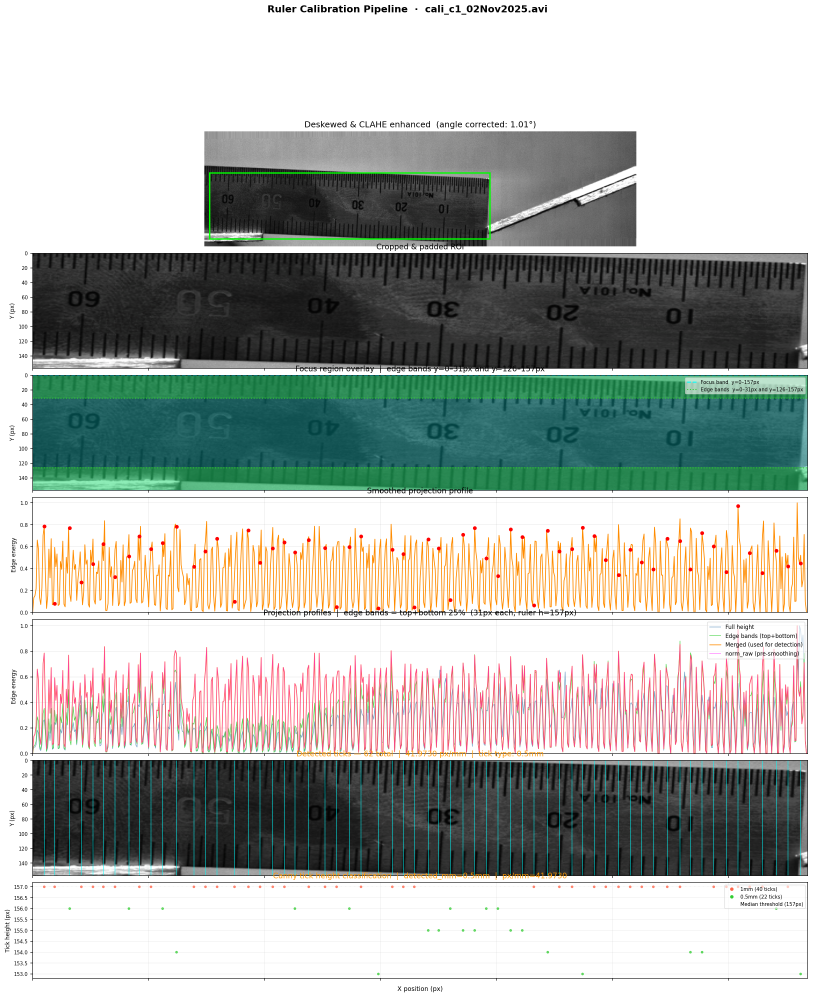
#> input picture automate_ruler_calibration/cali_c1_02Nov2025_pipeline_summary.png, 2437 x 2992 px (shown at 1/3 size)
$ python -i ruler_calibration_v4.py   (imports and definitions only)   (older library calls are emulated)
#> lines starting #> are read from the running program, lines starting #| are printed output that depends on the picture
# May 18, 2026
# Sophie Hanson
# Claude Code


"""
ruler_calibration.py
====================
Automated ruler digitization pipeline to compute pixels-per-mm.

Run this code AFTER training YOLO model (or use pre-trained YOLO model)
  1. yolo_extract_frames.py
  2. convert_yolo_labels.py
  3. create ruler.yaml config file within "yolo_dataset"
  4. train_yolo.py

Pipeline steps:
  1. Load & preprocess image
  2. Detect ruler angle via Hough lines → deskew
  3. Detect ruler ROI using YOLO object detection model → crop + inward pad
  4. Assess focus region via Laplacian variance
  5. Detect tick marks via edge projection profile
  6. Cluster tick spacings (major/minor) → compute px/mm
  7. Compute composite confidence score
  8. Produce debug visualisations at every step

Usage:
  python "ruler_calibration.py"
  or
  python ruler_calibration.py --image path/to/ruler.jpg [--output debug_out/] [--dpi 96]

Dependencies:
  pip install opencv-python numpy scipy matplotlib scikit-learn
  pip install ultralytics labelme # for YOLO object detection
"""

import argparse
import sys
import os
import warnings
from pathlib import Path

import cv2
import numpy as np
import matplotlib
# [1 line not run here, left out]
import matplotlib.pyplot as plt
import matplotlib.patches as patches
from matplotlib.gridspec import GridSpec
from scipy.signal import find_peaks, savgol_filter
from scipy.stats import variation
from sklearn.cluster import KMeans

# [1 line not run here, left out]

# ──────────────────────────────────────────────────────────────────────────────
# Helpers
# ──────────────────────────────────────────────────────────────────────────────

def save_fig(fig, output_dir: Path, name: str):
    path = output_dir / name
    fig.savefig(path, dpi=150, bbox_inches="tight")
    plt.close(fig)
    print(f"  [debug] saved → {path}")


def bgr2rgb(img):
    return cv2.cvtColor(img, cv2.COLOR_BGR2RGB)


# [4 lines left out: function to_gray, not called in this run]


# ──────────────────────────────────────────────────────────────────────────────
# Step 1 – Load & preprocess
# ──────────────────────────────────────────────────────────────────────────────

def load_image(image_path: str, frame_index: int = 0):
    """
    Load a single frame from an AVI (or any video), or a plain image file.
    For a single-frame AVI, frame_index=0 is always correct.
    """
#> called with image_path = 'cali_c1_02Nov2025_pipeline_summary.png', frame_index = 0
    VIDEO_EXTS = {".avi", ".mp4", ".mov", ".mkv", ".wmv", ".m4v"}
    ext = Path(image_path).suffix.lower()

    if ext in VIDEO_EXTS:
        cap = cv2.VideoCapture(image_path)
        if not cap.isOpened():
            raise FileNotFoundError(f"Cannot open video: {image_path}")
        total_frames = int(cap.get(cv2.CAP_PROP_FRAME_COUNT))
        cap.set(cv2.CAP_PROP_POS_FRAMES, frame_index)
        ret, img = cap.read()
        cap.release()
        if not ret or img is None:
            raise ValueError(
                f"Could not read frame {frame_index} from '{image_path}' "
                f"(total frames: {total_frames})"
            )
        print(f"[1] Loaded AVI frame {frame_index}/{total_frames-1} — "
              f"{img.shape[1]}×{img.shape[0]} px")
    else:
        img = cv2.imread(image_path)
#> img is the input picture: shape (2992, 2437, 3); mean B, G, R 172.3, 177.3, 172.9
        if img is None:
            raise FileNotFoundError(f"Cannot read image: {image_path}")
        print(f"[1] Loaded image {img.shape[1]}×{img.shape[0]} px")
#| [1] Loaded image 2437×2992 px

    return img


def preprocess(img):
    """CLAHE on luminance channel to boost low-contrast rulers."""
    lab = cv2.cvtColor(img, cv2.COLOR_BGR2LAB)
#> lab: shape (2992, 2437, 3); mean of channels 0, 1, 2 179.6, 126.4, 130.6
    l, a, b = cv2.split(lab)
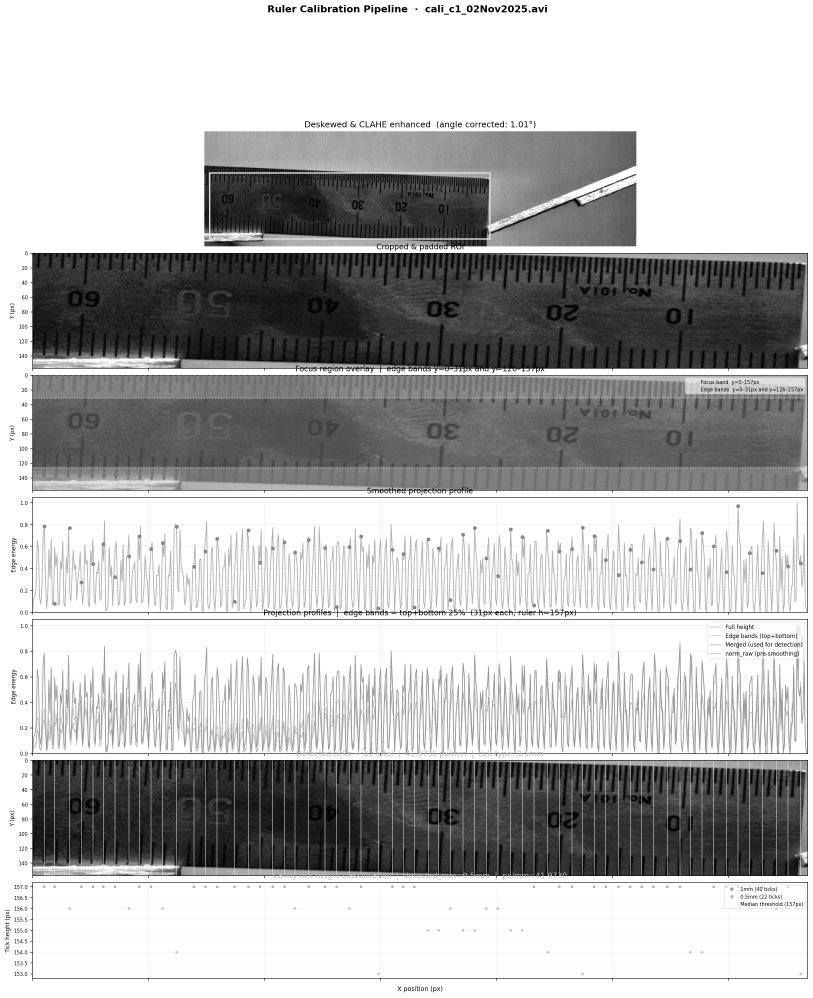
#> l: shape (2992, 2437) (shown at 1/3 size); min 0, max 255, mean 179.6
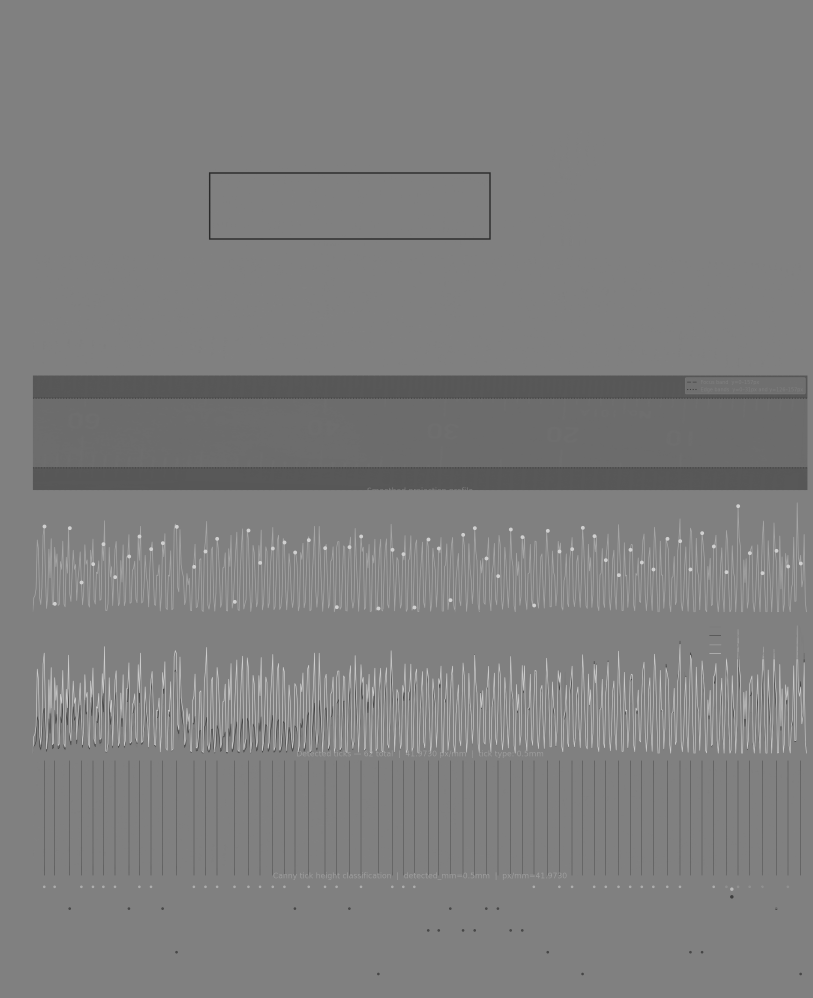
#> a: shape (2992, 2437) (shown at 1/3 size); min 42, max 208, mean 126.4
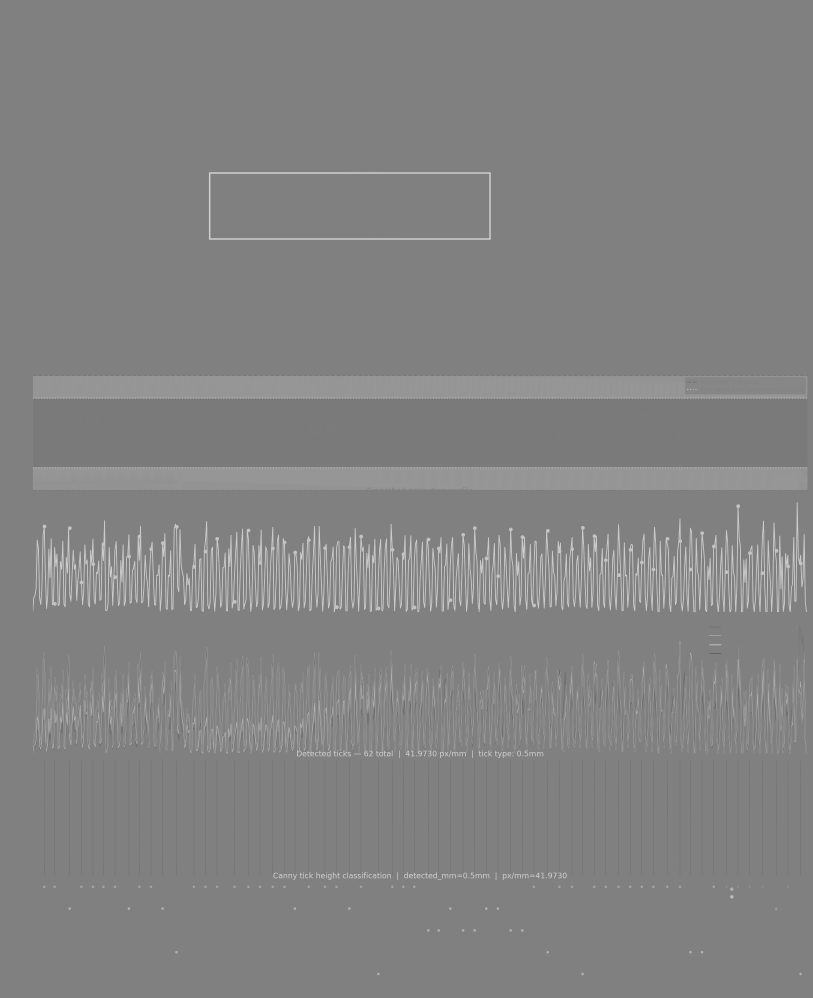
#> b: shape (2992, 2437) (shown at 1/3 size); min 86, max 211, mean 130.6
    clahe = cv2.createCLAHE(clipLimit=2.0, tileGridSize=(8, 8))
    l_eq = clahe.apply(l)
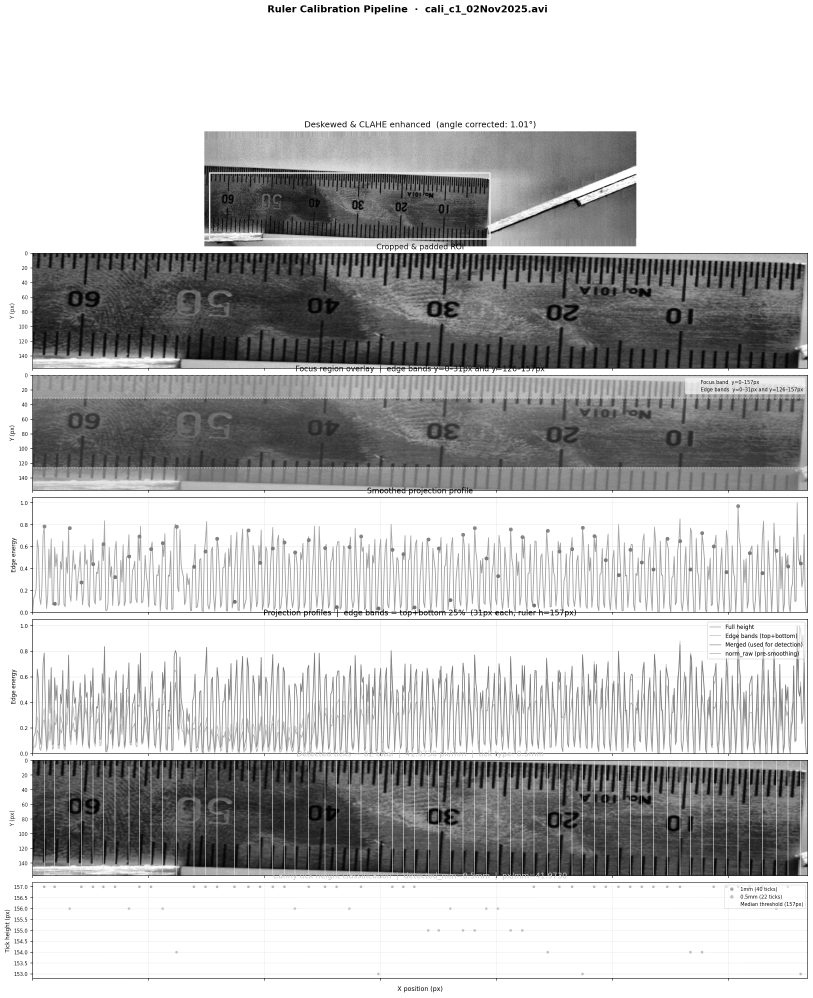
#> l_eq: shape (2992, 2437) (shown at 1/3 size); min 0, max 255, mean 186.2
    enhanced = cv2.merge([l_eq, a, b])
#> enhanced: shape (2992, 2437, 3); mean of channels 0, 1, 2 186.2, 126.4, 130.6
    enhanced = cv2.cvtColor(enhanced, cv2.COLOR_LAB2BGR)
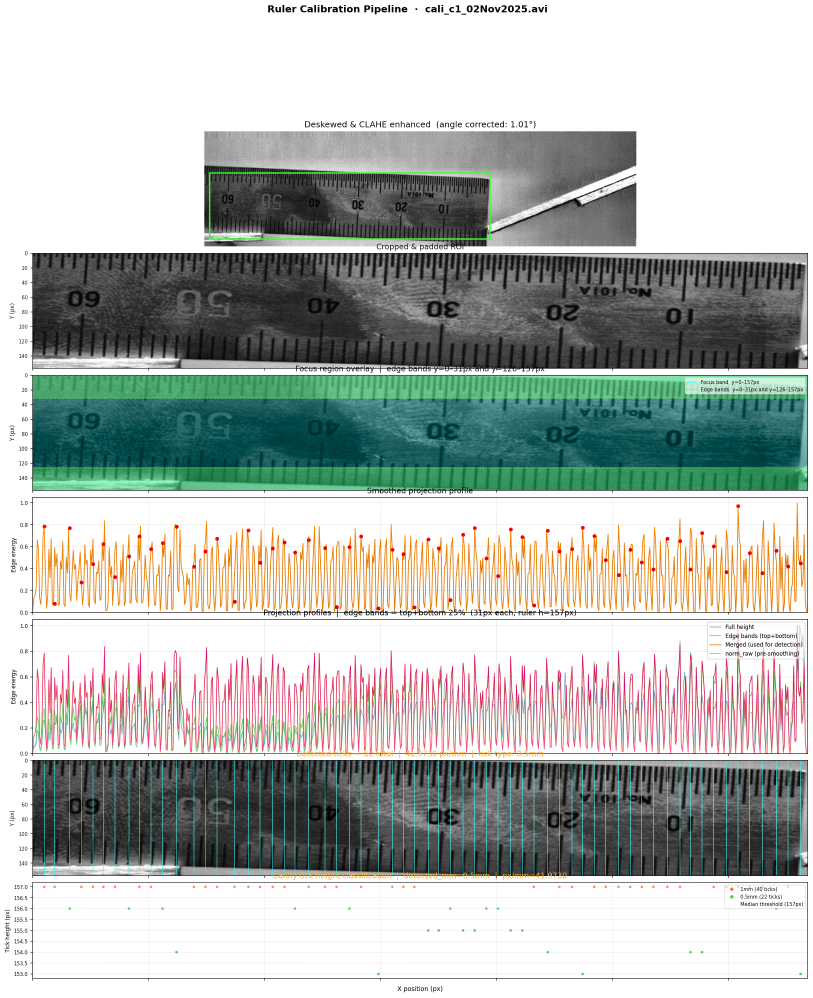
#> enhanced: shape (2992, 2437, 3) (shown at 1/3 size); mean B, G, R 178.5, 183.3, 179.1
    return enhanced


def debug_load(img, enhanced, output_dir):
    fig, axes = plt.subplots(1, 2, figsize=(14, 5))
    axes[0].imshow(bgr2rgb(img))
    axes[0].set_title("Original image", fontsize=13)
    axes[0].axis("off")
    axes[1].imshow(bgr2rgb(enhanced))
    axes[1].set_title("After CLAHE enhancement", fontsize=13)
    axes[1].axis("off")
    fig.suptitle("Step 1 – Load & Preprocess", fontsize=15, fontweight="bold")
    plt.tight_layout()
    save_fig(fig, output_dir, "step1_load_preprocess.png")


# ──────────────────────────────────────────────────────────────────────────────
# Step 2 – Angle detection & deskew
# ──────────────────────────────────────────────────────────────────────────────

# [93 lines left out: functions detect_angle, deskew, debug_angle, not called in this run]


# ──────────────────────────────────────────────────────────────────────────────
# Step 3 – ROI detection, crop & inward pad
# ──────────────────────────────────────────────────────────────────────────────

# detect ruler using trained YOLO object detection
def detect_ruler_roi(img, pad_fraction=0.05, edge_exclude=10,
                     output_dir=None, vertical_pad=0):
    """
    vertical_pad: extra pixels to expand top and bottom of ROI box.
                  Use this for vertical rulers before rotation — expands
                  what becomes the left/right extent after 90° rotation.
    """
#> called with pad_fraction = 0.05, edge_exclude = 10, output_dir = 'debug_output', vertical_pad = 0
    from ultralytics import YOLO
    MODEL_PATH = "/Users/sophiehanson/Desktop/automate_cali_digitization/yolo_object_detection/yolo_runs/ruler_detector_obb_v1/weights/best.pt"

    img_h, img_w = img.shape[:2]
#> img_h = 2992; img_w = 2437
#> (the run stopped early here; a loop or call above may not have finished)
